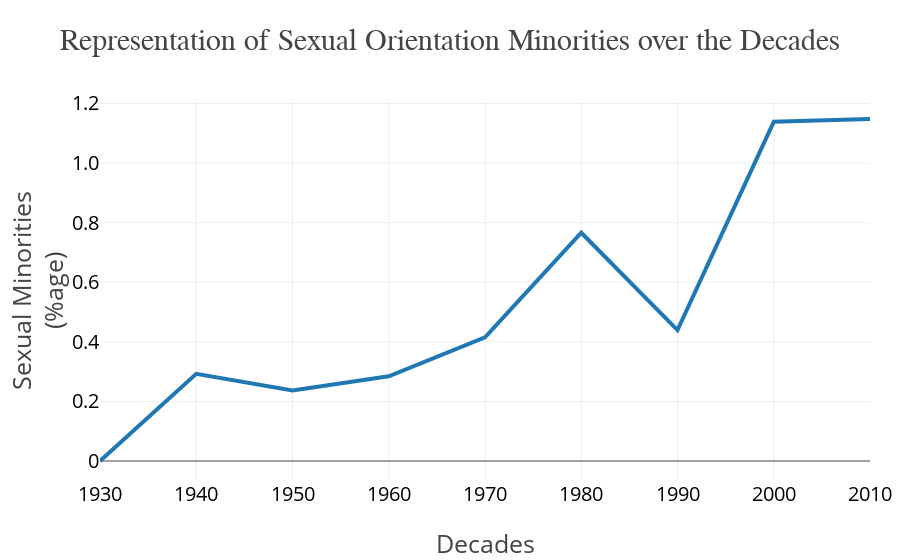

Notebook cell for this chart:
### Markdown cell above
#### Representation of Sexual Minorities

### Code cell
init_notebook_mode(connected=True)
trace1 = go.Scatter(x=df_orientation_decade.decade, y=df_orientation_decade.Other, line=dict(width=4), 
                    text=detail_list, hoverinfo='text', mode='lines', opacity=1, showlegend=False)
layout1 = go.Layout(
        title='Representation of Sexual Orientation Minorities over the Decades', titlefont=dict(family='Arial', size=30),
    xaxis=dict(title='Decades', titlefont=dict(size=25), showticklabels=True, tickfont=dict(size=20, color='black')),
    yaxis=dict(title='Sexual Minorities<br>(%age)', titlefont=dict(size=25), showticklabels=True, 
                 tickvals=[0, 0.002, 0.004, 0.006, 0.008, 0.01, 0.012],
                 ticktext=['0', '0.2', '0.4', '0.6', '0.8', '1.0', '1.2'],
                 tickfont=dict(size=20, color='black')),
    margin=dict(autoexpand=False, l=100, r=30, t=100))
fig1 = go.Figure(data=[trace1], layout=layout1)
plotly.offline.iplot(fig1)

### Figure 1 — Plotly figure (JSON) as saved in the notebook; plotly's stock layout.template omitted (floating-point values rounded to 4 significant figures)
{"data": [{"hoverinfo": "text", "line": {"width": 4}, "mode": "lines", "opacity": 1, "showlegend": false, "text": ["0", "Bisexual Characters: 2<br>Homosexual Characters: 3", "Homosexual Characters: 1", "Bisexual Characters: 2<br>Homosexual Characters: 3", "Bisexual Characters: 5<br>Homosexual Characters: 6", "Bisexual Characters: 7<br>Homosexual Characters: 23<br>Pansexual Characters: 1", "Bisexual Characters: 4<br>Homosexual Characters: 18<br>Transgender Characters: 1<br>Transvestites: 1", "Bisexual Characters: 7<br>Genderfluid Characters: 1<br>Homosexual Characters: 46", "Bisexual Characters: 2<br>Homosexual Characters: 14<br>Transgender Characters: 1"], "type": "scatter", "uid": "13796748-9308-11e8-8d88-84ef1819d3cb", "x": ["1930", "1940", "1950", "1960", "1970", "1980", "1990", "2000", "2010"], "y": [0, 0.002926, 0.002364, 0.002843, 0.004151, 0.007662, 0.004393, 0.01139, 0.01148]}], "layout": {"margin": {"autoexpand": false, "l": 100, "r": 30, "t": 100}, "title": "Representation of Sexual Orientation Minorities over the Decades", "titlefont": {"family": "Arial", "size": 30}, "xaxis": {"showticklabels": true, "tickfont": {"color": "black", "size": 20}, "title": "Decades", "titlefont": {"size": 25}}, "yaxis": {"showticklabels": true, "tickfont": {"color": "black", "size": 20}, "ticktext": ["0", "0.2", "0.4", "0.6", "0.8", "1.0", "1.2"], "tickvals": [0, 0.002, 0.004, 0.006, 0.008, 0.01, 0.012], "title": "Sexual Minorities<br>(%age)", "titlefont": {"size": 25}}}}
